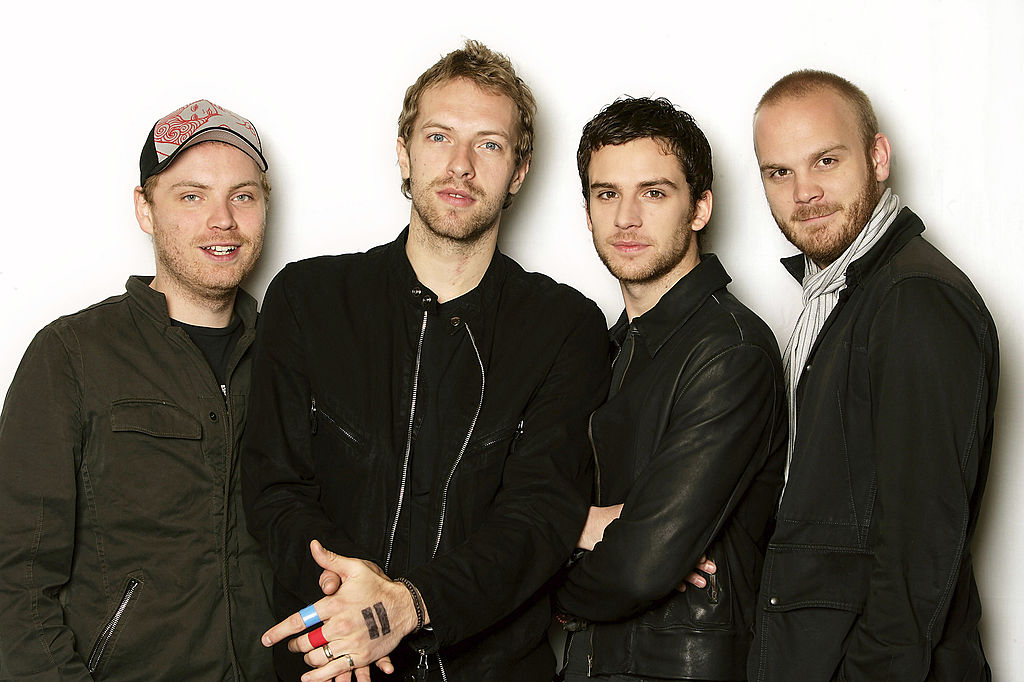
#> input picture Face and Motion Detection in Python/sample.jpg, 1024 x 682 px
$ python face_detect.py
#> lines starting #> are read from the running program, lines starting #| are printed output that depends on the picture; after the words box and inside, x2 and y2 are one past the last pixel; in counts of white or black regions, pixels touching at a corner belong together
import cv2

#create cascadeClassifier object
face_cascade=cv2.CascadeClassifier("C:\\Users\\gagro\\Python 3.9.2\\Lib\\site-packages\\cv2\data\\haarcascade_frontalface_default.xml")

#reading the image
img=cv2.imread("sample.jpg")
#> img is the input picture: shape (682, 1024, 3); mean B, G, R 103, 112.4, 119.3
#reading image in grayscale
gray_img=cv2.cvtColor(img,cv2.COLOR_BGR2GRAY)
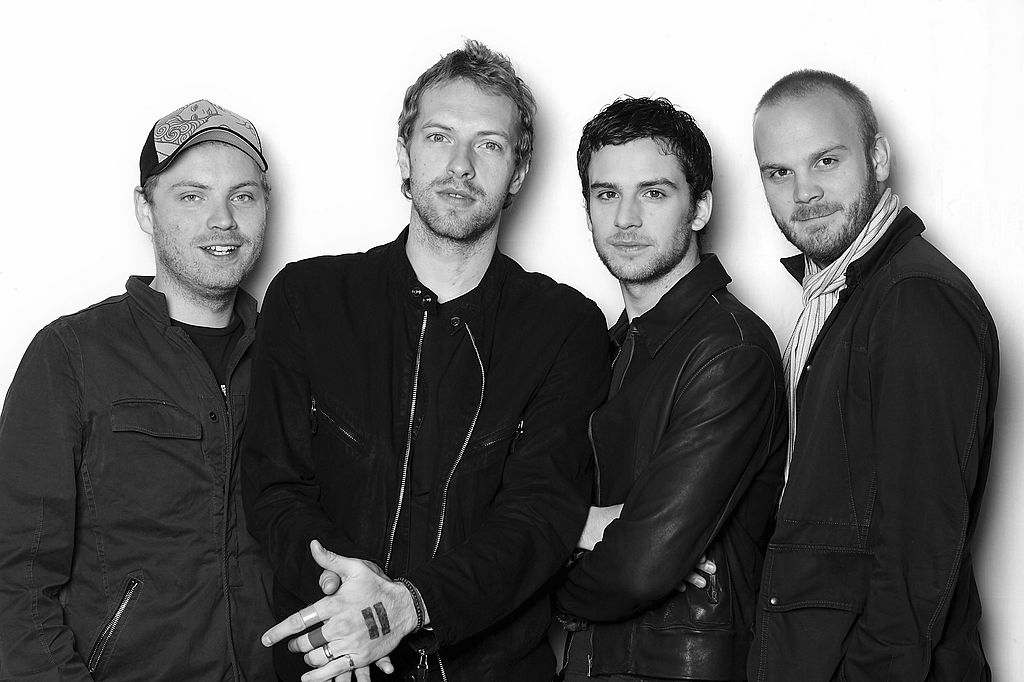
#> gray_img: shape (682, 1024); min 0, max 255, mean 113.4

#now searching the coordinates of the image
faces=face_cascade.detectMultiScale(gray_img, scaleFactor=1.05,minNeighbors=5)
#> faces = [[672, 393, 71, 71], [571, 146, 125, 125], [157, 149, 123, 123], [741, 115, 133, 133], [394, 88, 139, 139]]
for x,y,w,h in faces:
    img=cv2.rectangle(img,(x,y),(x+w,y+h),(0,255,0),3)
#> this loop made 5 passes
#> pass 1, `img=cv2.rectangle(img,(x,y),(x+w,y+h),(0,255,0),3)`:
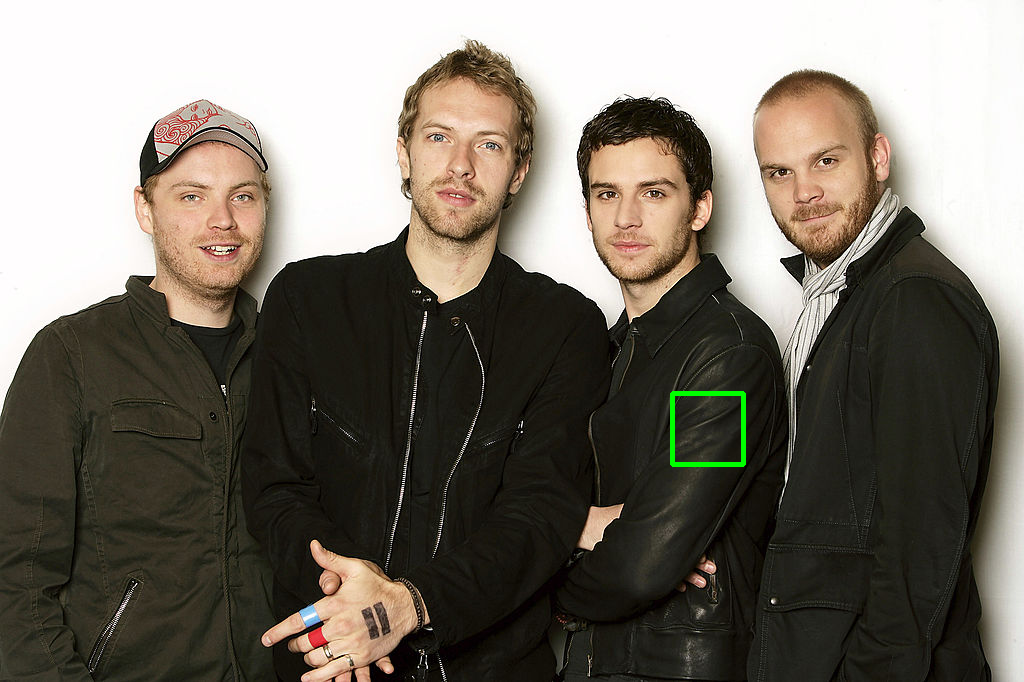
#> img: shape (682, 1024, 3); 0.2% of pixels changed, all inside (x1, y1, x2, y2) = (670, 391, 746, 467)
#> pass 2, `img=cv2.rectangle(img,(x,y),(x+w,y+h),(0,255,0),3)`:
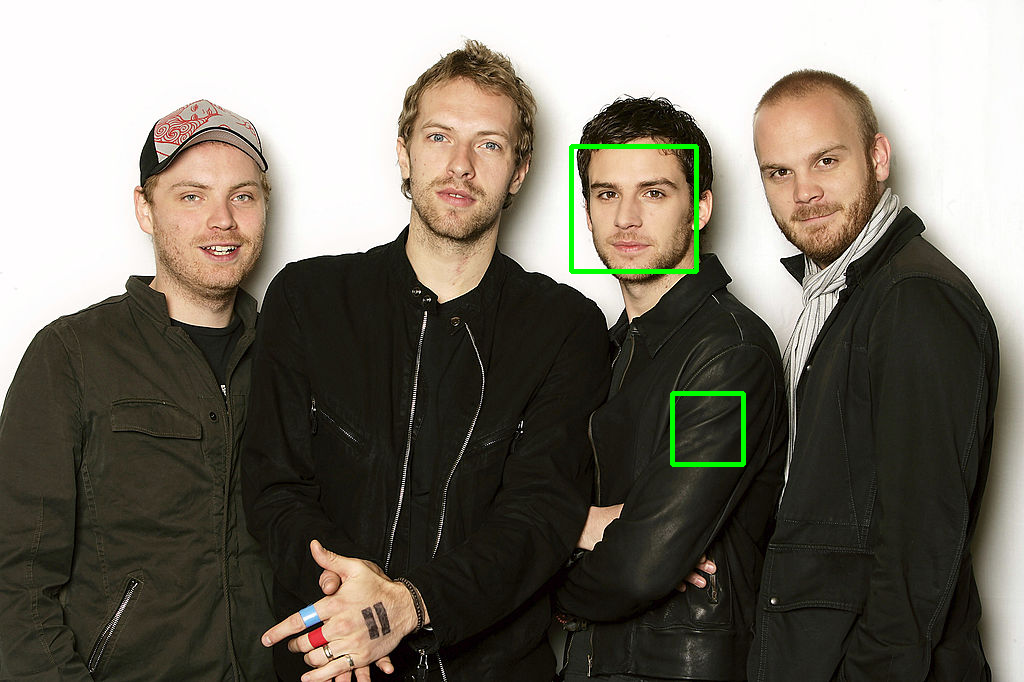
#> img: shape (682, 1024, 3); 0.36% of pixels changed, all inside (x1, y1, x2, y2) = (569, 144, 699, 274)
#> pass 3, `img=cv2.rectangle(img,(x,y),(x+w,y+h),(0,255,0),3)`:
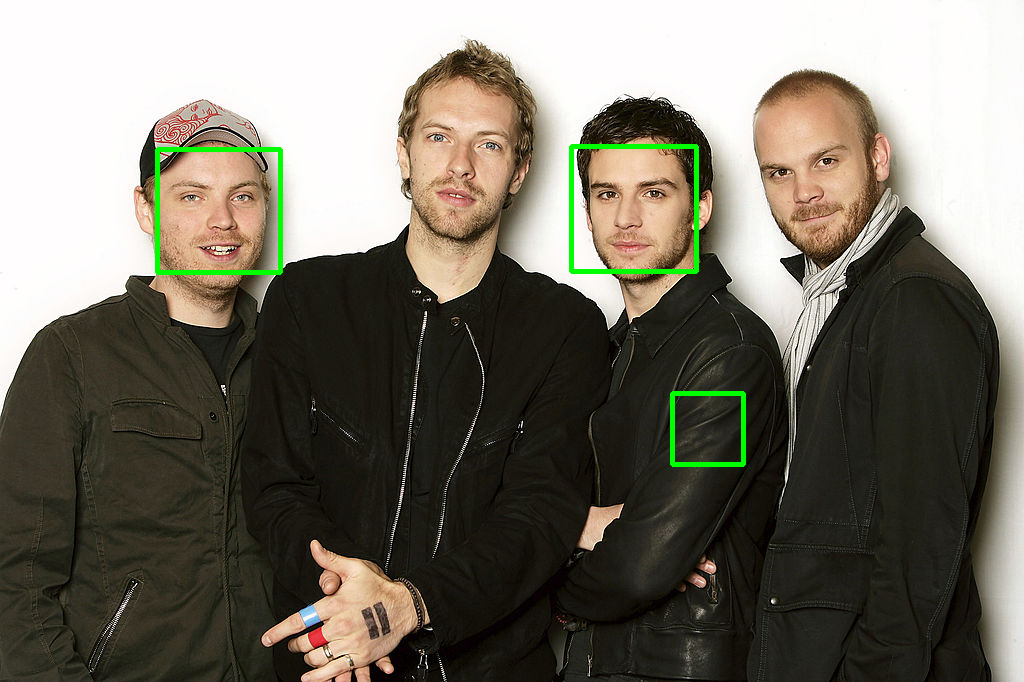
#> img: shape (682, 1024, 3); 0.35% of pixels changed, all inside (x1, y1, x2, y2) = (155, 147, 283, 275)
#> after the loop:
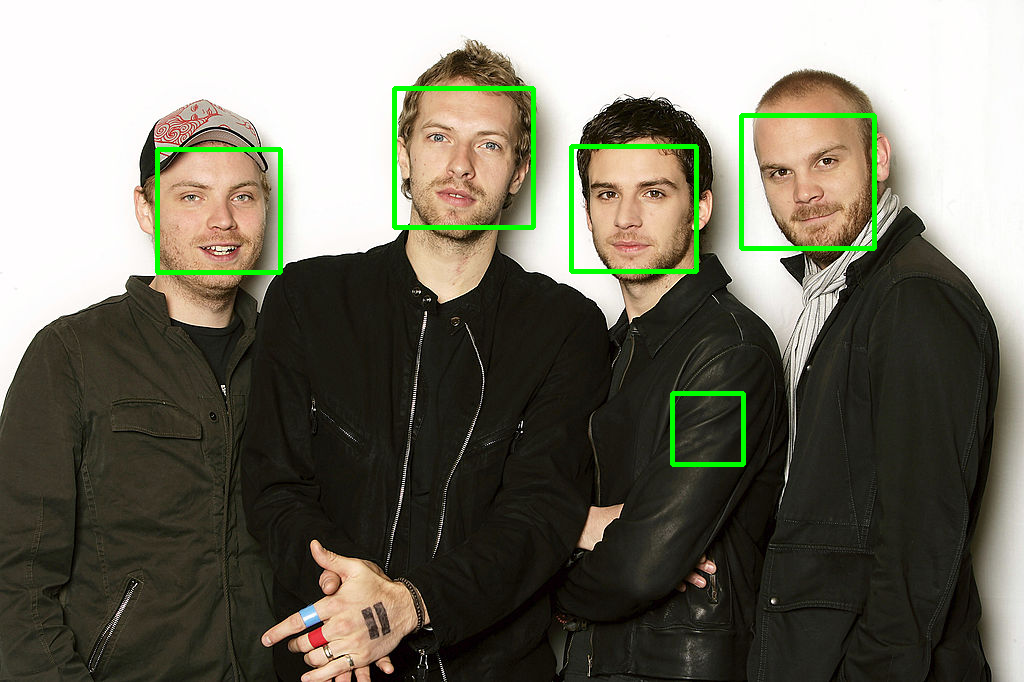
#> img: shape (682, 1024, 3); 0.78% of pixels changed, all inside (x1, y1, x2, y2) = (392, 86, 877, 251)
cv2.imshow("sample",img)
cv2.waitKey(0)
cv2.destroyAllWindows()
